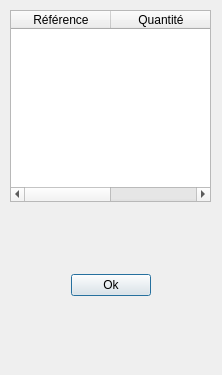
<?xml version="1.0" encoding="UTF-8"?>
<ui version="4.0">
 <class>DetailVenteDialog</class>
 <widget class="QDialog" name="DetailVenteDialog">
  <property name="windowModality">
   <enum>Qt::WindowModal</enum>
  </property>
  <property name="geometry">
   <rect>
    <x>0</x>
    <y>0</y>
    <width>222</width>
    <height>375</height>
   </rect>
  </property>
  <property name="windowTitle">
   <string>Détail vente</string>
  </property>
  <property name="windowIcon">
   <iconset>
    <normaloff>../images/qlot_512.svg</normaloff>../images/qlot_512.svg</iconset>
  </property>
  <widget class="QWidget" name="">
   <property name="geometry">
    <rect>
     <x>10</x>
     <y>10</y>
     <width>201</width>
     <height>351</height>
    </rect>
   </property>
   <layout class="QVBoxLayout" name="verticalLayout">
    <item>
     <widget class="QTableWidget" name="tableWidget">
      <column>
       <property name="text">
        <string>Référence</string>
       </property>
      </column>
      <column>
       <property name="text">
        <string>Quantité</string>
       </property>
      </column>
     </widget>
    </item>
    <item>
     <spacer name="verticalSpacer">
      <property name="orientation">
       <enum>Qt::Vertical</enum>
      </property>
      <property name="sizeHint" stdset="0">
       <size>
        <width>20</width>
        <height>40</height>
       </size>
      </property>
     </spacer>
    </item>
    <item>
     <layout class="QHBoxLayout" name="horizontalLayout">
      <item>
       <spacer name="horizontalSpacer_2">
        <property name="orientation">
         <enum>Qt::Horizontal</enum>
        </property>
        <property name="sizeHint" stdset="0">
         <size>
          <width>40</width>
          <height>20</height>
         </size>
        </property>
       </spacer>
      </item>
      <item>
       <widget class="QPushButton" name="pushButton">
        <property name="text">
         <string>Ok</string>
        </property>
       </widget>
      </item>
      <item>
       <spacer name="horizontalSpacer">
        <property name="orientation">
         <enum>Qt::Horizontal</enum>
        </property>
        <property name="sizeHint" stdset="0">
         <size>
          <width>40</width>
          <height>20</height>
         </size>
        </property>
       </spacer>
      </item>
     </layout>
    </item>
    <item>
     <spacer name="verticalSpacer_2">
      <property name="orientation">
       <enum>Qt::Vertical</enum>
      </property>
      <property name="sizeHint" stdset="0">
       <size>
        <width>20</width>
        <height>40</height>
       </size>
      </property>
     </spacer>
    </item>
   </layout>
  </widget>
 </widget>
 <resources/>
 <connections>
  <connection>
   <sender>pushButton</sender>
   <signal>clicked()</signal>
   <receiver>DetailVenteDialog</receiver>
   <slot>accept()</slot>
   <hints>
    <hint type="sourcelabel">
     <x>110</x>
     <y>284</y>
    </hint>
    <hint type="destinationlabel">
     <x>110</x>
     <y>187</y>
    </hint>
   </hints>
  </connection>
 </connections>
</ui>
